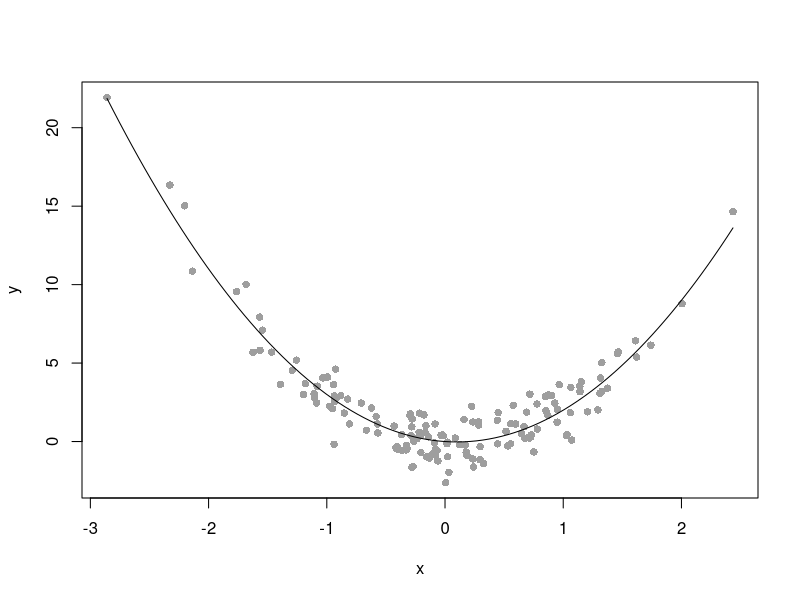
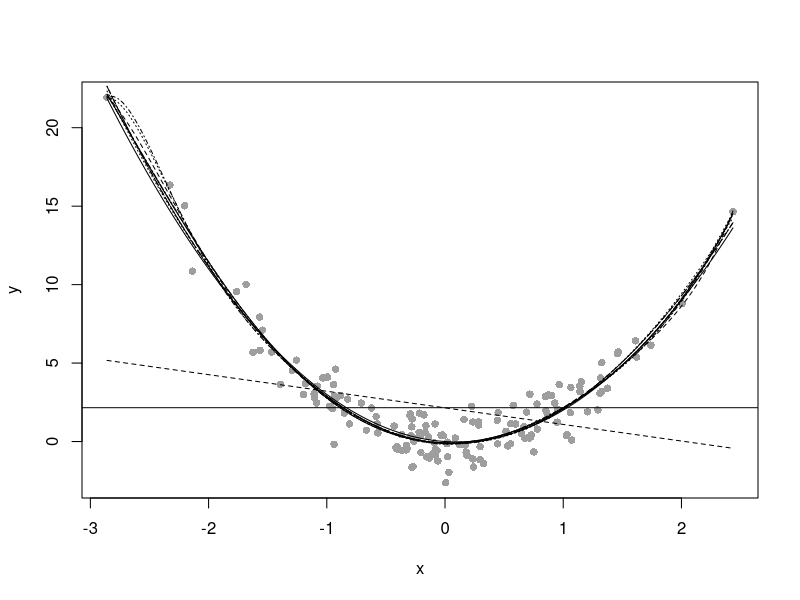
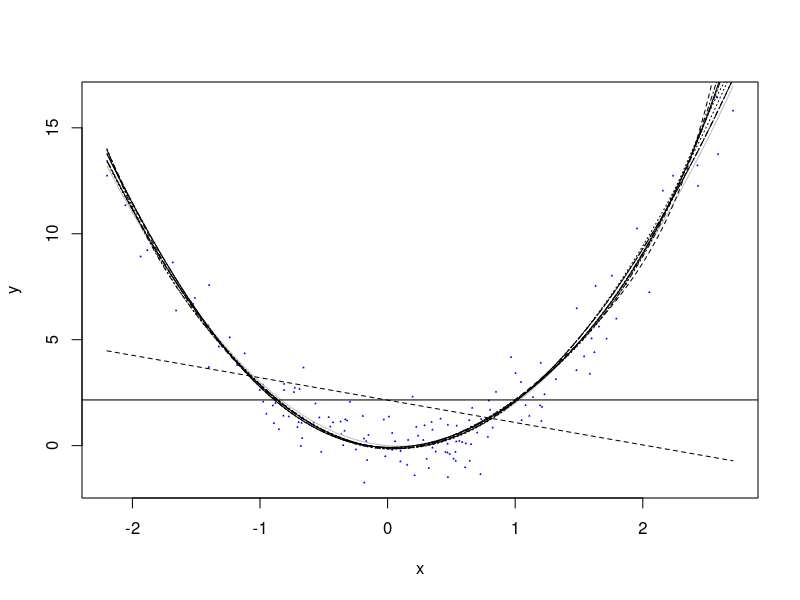
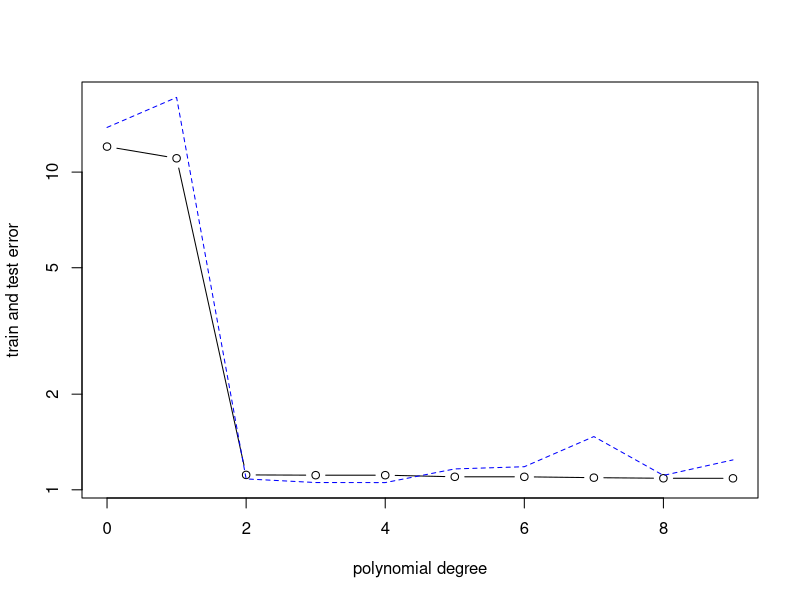
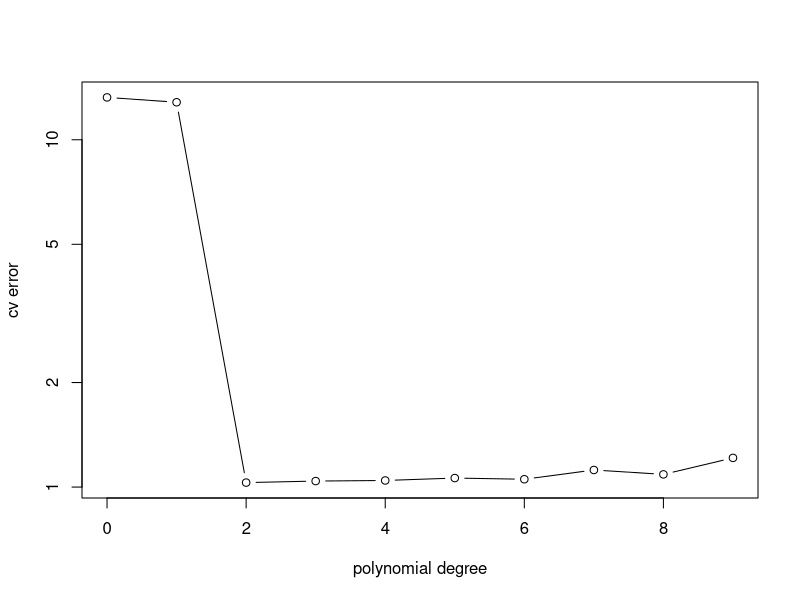

These figures' R source, in order:
# Exemple de données d'apprentissage
# 150 gaussiennes standard
ntr <- 150
x = rnorm(ntr)
# Quadratic Y's
y = 2.5*x^2 - 0.5*x + rnorm(ntr)
# Tracer le nuage de point avec la vraie courbe
plot(x,y, pch=16, col=8)
curve(2.5*x^2-0.5*x,add=TRUE)
# Ajustons deux modèles basiques
# La constante égale à la moyenne des yi
plot(x,y, pch=16, col=8)
curve(2.5*x^2-0.5*x,add=TRUE)
y.0 = lm(y ~ 1)
abline(h=y.0$coefficients[1])
# La droite de régression linéaire
d = seq(min(x),max(x),length.out=200) # nous avons besoin d'une grille de x
degree = 1
fm = lm(y ~ poly(x,degree))
assign(paste("y",degree,sep="."), fm)
lines(d, predict(fm,data.frame(x=d)),lty=(degree+1))

#ajout des polynômes de 2 à 9
for(degree in 2:9)
{ 
  # la commande poly(x, degree) permet de calculer les puissances du vecteur x allant de 1 à degree
  fm = lm(y ~ poly(x,degree))
  # la commande assign permet de stocker fm dans un objet y.degree au fur et à mesure
  assign(paste("y",degree,sep="."), fm) ## cette commande permet de stocker les 
  # la lines permet d'ajouter la courbe à chaque fois.
  lines(d, predict(fm,data.frame(x=d)),lty=(degree+1))
}


# Ajout de 150 points test aux figures précédentes
nnew <- 150
x.new = rnorm(nnew)
y.new = 2.5*x.new^2 - 0.5*x.new + rnorm(nnew)
#le nuage de points test en bleu  
plot(x.new,y.new,xlab="x",ylab="y",pch=24,cex=0.1,col="blue")
curve(2.5*x^2-0.5*x,col="grey",add=TRUE)
abline(h=y.0$coefficients[1])
d = seq(from=min(x.new),to=max(x.new),length.out=200)
for (degree in 1:9) {
  # la fonction get fait l'inverse de la fonction assign on met dans l'objet fm ce que contient l'objet y.degree
  fm = get(paste("y",degree,sep="."))
  lines(d, predict(fm,data.frame(x=d)),lty=(degree+1))
}

# Calcul des deux erreurs test et apprentissage
err.train = rep(NA, 10) # vecteur vide de taille 10
err.test =  rep(NA, 10)
for (degree in 0:9) {
  fm = get(paste("y",degree,sep="."))
  predictions = predict(fm,data.frame(x=x.new))
  resids = y.new - predictions
  err.train[degree+1] = mean(residuals(fm)^2)
  err.test[degree+1] = mean(resids^2)
}

# erreur d'apprentissage
plot(0:9,err.train,type="b",xlab="polynomial degree",
     ylab="train and test error",log="y",ylim=range(c(err.train, err.test)))
# erreur de test
lines(0:9,err.test,lty=2,col="blue")

# validation croisée à 5 folds
K <- 5 # nombre de folds
nnew <- 500 # le jeu de données en entier
indices.cv <- matrix(1:nnew, ncol = K, byrow=F) # chaque colonne de cette matrice contient les indices d'un folds  
err.cv <- matrix(NA, 5,10)
x.new = rnorm(nnew)
y.new = 2.5*x.new^2 - 0.5*x.new + rnorm(nnew)
# boucle sur les valeurs de degré
for (degree in 0:9) {
  # boucle sur l'indice du fold
  for(k in 1:K)
  {
    y <- y.new[c(indices.cv[,-k])]
    x <- x.new[c(indices.cv[,-k])]
    if(degree==0) 
      fm = lm(y~1)
    
    else
      fm = lm(y~poly(x,degree))
    
    predictions = predict(fm, data.frame(x=x.new[indices.cv[,k]]))
    err.cv[k, degree+1] = mean((y.new[indices.cv[,k]] - predictions)**2)
  }# fin de la boucle sur l'indice du fold
}# fin de la boucle sur le degré

plot(0:9, colMeans(err.cv),type="b",xlab="polynomial degree",
     ylab="cv error",log="y")
# Meilleur degré au sens de l'erreur de validation croisée
which.min(colMeans(err.cv))-1
